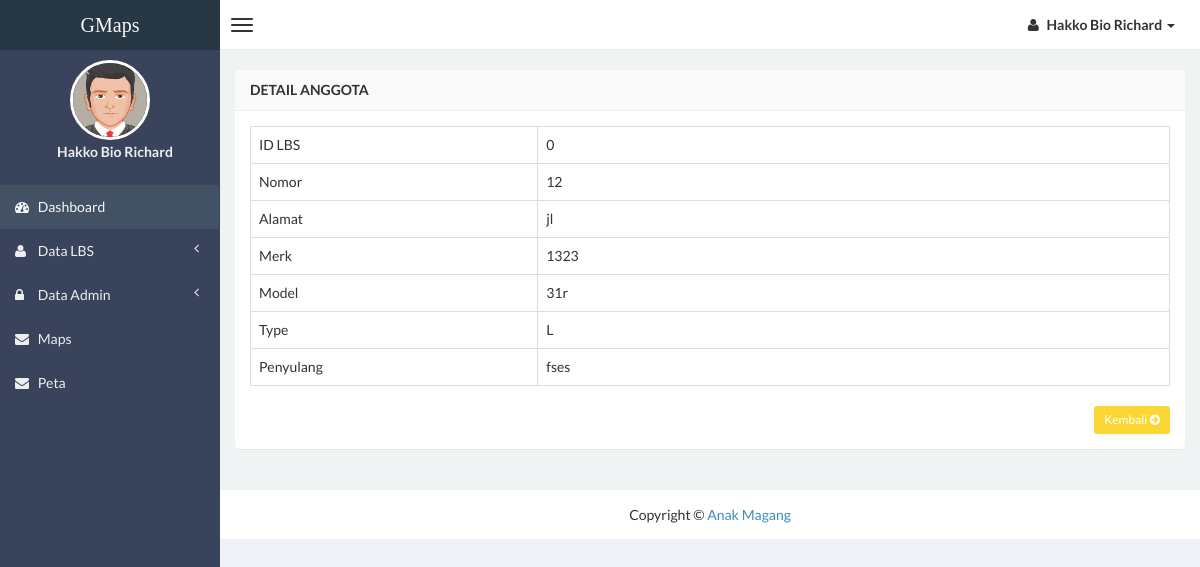
The page /admin/detail-lbs.php (signed in) on the database its author committed.
### tables this page shows
CREATE TABLE `data_lbs` (
  `id` int(4) NOT NULL,
  `nomor` int(10) NOT NULL,
  `alamat` varchar(500) NOT NULL,
  `merk` varchar(255) NOT NULL,
  `model` varchar(255) NOT NULL,
  `type` varchar(255) NOT NULL,
  `penyulang` varchar(255) NOT NULL,
  `north` varchar(255) NOT NULL,
  `east` varchar(255) NOT NULL,
  `baterai` varchar(255) NOT NULL,
  `ratu_mcb` varchar(255) NOT NULL,
  `jarak_trafo` varchar(255) NOT NULL,
  `supply_rtu` varchar(255) NOT NULL,
  `tinggi_panel` varchar(255) NOT NULL,
  `grounding` varchar(255) NOT NULL,
  `no_kontrak` varchar(255) NOT NULL,
  `kd_rayon` varchar(255) NOT NULL,
  `kode_lbs` varchar(255) NOT NULL,
  `keterangan` varchar(500) NOT NULL
);

### admin/detail-lbs.php (the view, shortened to what this page needs)
<?php
if (empty($_SESSION['username'])){
    header('location:../index.php');
} else {
?>
<!DOCTYPE html>
<html>
<head>
    <link href="../css/bootstrap.min.css" rel="stylesheet" type="text/css" />
    <link href="../css/font-awesome.min.css" rel="stylesheet" type="text/css" />
    <link href="../css/ionicons.min.css" rel="stylesheet" type="text/css" />
    <link href="../css/morris/morris.css" rel="stylesheet" type="text/css" />
    <link href="../css/jvectormap/jquery-jvectormap-1.2.2.css" rel="stylesheet" type="text/css" />
    <link href="../css/datepicker/datepicker3.css" rel="stylesheet" type="text/css" />
    <link href="../css/daterangepicker/daterangepicker-bs3.css" rel="stylesheet" type="text/css" />
    <link href="../css/iCheck/all.css" rel="stylesheet" type="text/css" />
    <link href="../css/style.css" rel="stylesheet" type="text/css" />
      </head>
      <body class="skin-black">
        <header class="header">
            <a href="index.php" class="logo">
                GMaps
            </a>
            <nav class="navbar navbar-static-top" role="navigation">
                <a href="#" class="navbar-btn sidebar-toggle" data-toggle="offcanvas" role="button">
                    <span class="icon-bar"></span>
                    <span class="icon-bar"></span>
                    <span class="icon-bar"></span>
                </a>
                <div class="navbar-right">
                    <ul class="nav navbar-nav">
                        <li class="dropdown user user-menu">
                            <a href="#" class="dropdown-toggle" data-toggle="dropdown">
                                <i class="fa fa-user"></i>
                                <span><?php echo $_SESSION['fullname']; ?> <i class="caret"></i></span>
                            </a>
                                </li>
                            </ul>
                        </div>
                    </nav>
                </header>
<?php } ?>
                <div class="wrapper row-offcanvas row-offcanvas-left">
                    <aside class="left-side sidebar-offcanvas">
                        <section class="sidebar">
                            <div class="user-panel">
                                <div>
                                    <center><img src="<?php echo $_SESSION['gambar']; ?>" height="80" width="80" class="img-circle" alt="User Image" style="border: 3px solid white;" /></center>
                                </div>
                                <div class="info">
                                    <center><p><?php echo $_SESSION['fullname']; ?></p></center>
                                </div>
                            </div>
                            <?php include "menu.php"; ?>
                        </section>
                    </aside>
                    <aside class="right-side">
                <section class="content">
                    <div class="row">
                        <div class="col-xs-12">
                            <div class="panel">
                                <header class="panel-heading">
                                    <b>Detail Anggota</b>
                                </header>
                    <?php
                    $query = mysqli_query($con, "SELECT * FROM data_lbs WHERE id='$_GET[kd]'");
                    $data  = mysqli_fetch_array($query);
                    ?>
                                <div class="panel-body">
                      <table id="example" class="table table-hover table-bordered">
                    <tr>
                    <td>ID LBS</td>
                    <td><?php echo $data['id']; ?></td>
                    </tr>
                    <tr>
                    <td width="250">Nomor</td>
                    <td width="550"><?php echo $data['nomor']; ?></td>
                    </tr>
                    <tr>
                    <td>Alamat</td>
                    <td><?php echo $data['alamat']; ?></td>
                    </tr>
                    <tr>
                    <td>Merk</td>
                    <td><?php echo $data['merk']; ?></td>
                    </tr>
                    <tr>
                    <td>Model</td>
                    <td><?php echo $data['model']; ?></td>
                    </tr>
                    <tr>
                    <td>Type</td>
                    <td><?php echo $data['type']; ?></td>
                    </tr>
                    <tr>
                    <td>Penyulang</td>
                    <td><?php echo $data['penyulang']; ?></td>
                    </tr>
                   </table>
                <div class="text-right">
                <a href="
                " class="btn btn-sm btn-warning"> Kembali <i class="fa fa-arrow-circle-right"></i></a>
                </div>
                                </div>
                            </div>
                        </div>
                    </div>
                </section>
                <div class="footer-main">
                    <center><h5 class="form-signin">Copyright &copy; <a href="#" data-toggle="modal" data-target="#contact">Anak Magang</a></h5></center>
                </div>
            </aside>
        </div>
</body>
</html>

### rows shown on the page
data_lbs: id "0", nomor "12", alamat "jl", merk "1323", model "31r", type "L", penyulang "fses"

### other values the page prints
$_SESSION['fullname'] "Hakko Bio Richard"
